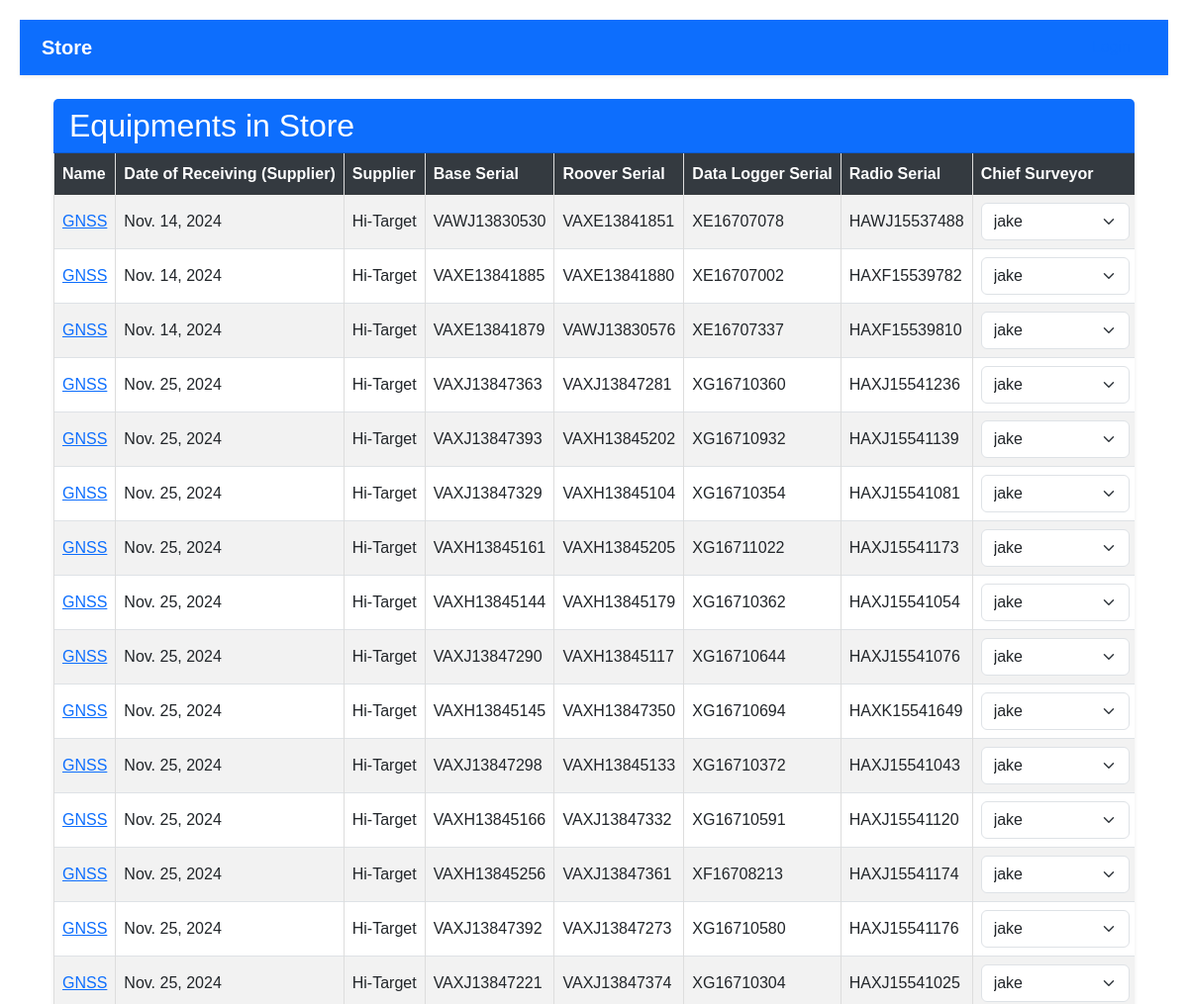
The app's page /store/ (upper part), older data.
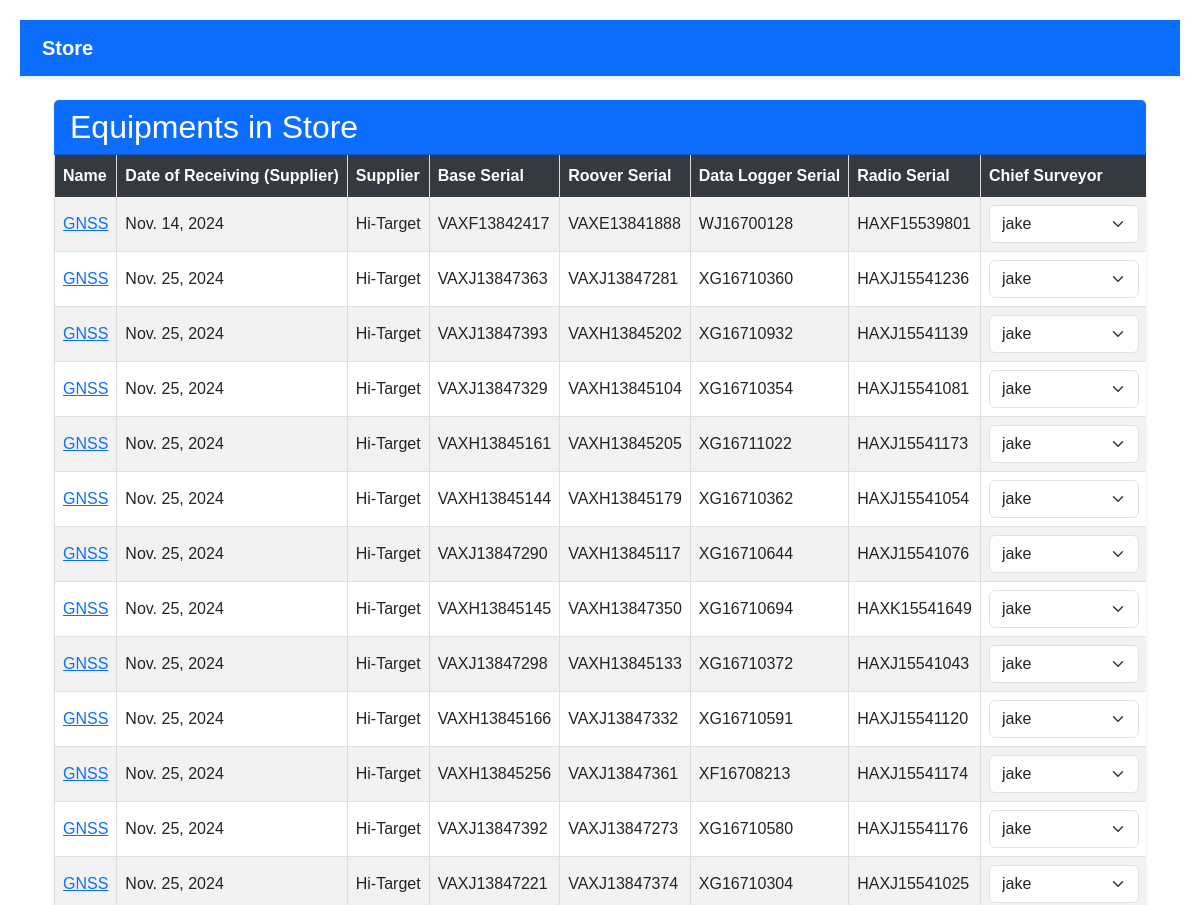
The same page, newer data.
### inventory/models.py (models this page shows, shortened)
class EquipmentsInSurvey(models.Model):
    name = models.CharField(max_length=100)
    date_of_receiving_from_supplier = models.DateField()
    supplier = models.CharField(max_length=20)
    base_serial = models.CharField(max_length=100)
    roover_serial = models.CharField(max_length=100)
    data_logger_serial = models.CharField(max_length=100)
    radio_serial = models.CharField(max_length=100)
    chief_surveyor = models.ForeignKey(User, on_delete=models.CASCADE, null=True)
    surveyor_responsible = models.CharField(max_length=100, null=True)
    project = models.CharField(max_length=20)
    section = models.CharField(max_length=100)
    date_receiving_from_department = models.DateField()
    status = models.CharField(choices=[('In Store', 'In Store'), ('In Field', 'In Field'), ('With Chief Surveyor', 'With Chief Surveyor')], max_length=100, default='In Store')

### inventory/views.py (the view, shortened to what this page needs)
# urls.py: path('store/', store, name='store'),
def store(request):
    users = User.objects.filter(is_superuser=False)
    data = EquipmentsInSurvey.objects.filter(status="In Store")
    all = EquipmentsInSurvey.objects.all()
    return render(request, 'inventory/store.html', {'data':data, 'user': users, 'all': all})

### inventory/context_processors.py (called while the page is built)
def is_admin(request):
    return {'is_admin': request.user.is_authenticated and request.user.is_superuser}

### inventory/templates/inventory/store.html (shortened to what this page needs)
{% extends 'base/base_dashboard.html' %}
{% block content %}
<div class="container-fluid mt-4">
    <div class="card shadow-sm border-0">
        <div class="card-header bg-primary text-white">
            <h2 class="mb-0">Equipments in Store</h2>
        </div>
        <div class="card-body p-0">
            <div class="table-responsive" style="overflow-x: auto; -webkit-overflow-scrolling: touch;">
                <table class="table table-striped table-hover table-bordered align-middle mb-0">
                    <thead class="table-dark">
                        <tr>
                            <th>Name</th>
                            <th>Date of Receiving (Supplier)</th>
                            <th>Supplier</th>
                            <th>Base Serial</th>
                            <th>Roover Serial</th>
                            <th>Data Logger Serial</th>
                            <th>Radio Serial</th>
                            <th>Chief Surveyor</th>
                        </tr>
                    </thead>
                    <tbody>
                        {% for info in data %}
                        <tr>
                            <form action="{% url 'store' %}" method="post">
                                <td><a href="{% url 'equipment_detail' info.id %}">{{ info.name }}</a></td>
                                <td>{{ info.date_of_receiving_from_supplier }}</td>
                                <td>{{ info.supplier }}</td>
                                <td>{{ info.base_serial }}</td>
                                <td>{{ info.roover_serial }}</td>
                                <td>{{ info.data_logger_serial }}</td>
                                <td>{{ info.radio_serial }}</td>
                                <td>
                                    <select name="id" class="form-select">
                                        {% for users in user %}
                                        <option value="{{ users.id }}">{{ users.username }}</option>
                                        {% endfor %}
                                    </select>
                                </td>
                            </form>
                        </tr>
                        {% endfor %}
                    </tbody>
                </table>
            </div>
        </div>
    </div>
</div>
{% endblock %}

Row changes from the older to the newer data that the page shows:
no longer on this page (row edited): EquipmentsInSurvey: name "GNSS", date_of_receiving_from_supplier "Nov. 14, 2024", supplier "Hi-Target", base_serial "VAWJ13830530", roover_serial "VAXE13841851", data_logger_serial "XE16707078", radio_serial "HAWJ15537488"
no longer on this page (row edited): EquipmentsInSurvey: name "GNSS", date_of_receiving_from_supplier "Nov. 14, 2024", supplier "Hi-Target", base_serial "VAXE13841885", roover_serial "VAXE13841880", data_logger_serial "XE16707002", radio_serial "HAXF15539782"
no longer on this page (row edited): EquipmentsInSurvey: name "GNSS", date_of_receiving_from_supplier "Nov. 14, 2024", supplier "Hi-Target", base_serial "VAXE13841879", roover_serial "VAWJ13830576", data_logger_serial "XE16707337", radio_serial "HAXF15539810"
now on this page (row edited): EquipmentsInSurvey: name "GNSS", date_of_receiving_from_supplier "Nov. 14, 2024", supplier "Hi-Target", base_serial "VAXF13842417", roover_serial "VAXE13841888", data_logger_serial "WJ16700128", radio_serial "HAXF15539801"
